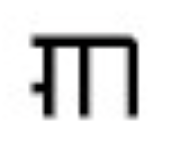
#> input picture data_set/train_img/img0.png, 175 x 150 px; its folder holds only this picture in this run
$ python main.py
#> lines starting #> are read from the running program, lines starting #| are printed output that depends on the picture; after the words box and inside, x2 and y2 are one past the last pixel; in counts of white or black regions, pixels touching at a corner belong together
### src/make_data_set.py
import os
import numpy as np
import pandas as pd
import cv2


def process_img(img):
    img = cv2.morphologyEx(img, cv2.MORPH_OPEN, np.ones((3, 3), np.uint8))
    threshed = threshing(img)
    after = resize_img(img.shape[0], img.shape[1], threshed)
    final_img = threshing(after)
    return final_img


def resize_img(height, width, img):
    left = width
    right = 0
    upper = height
    lower = 0
    for i in range(height):
        for j in range(width):
            if img[i][j] == 0:
                left = min(left, j)
                right = max(right, j)
                upper = min(upper, i)
                lower = max(lower, i)
    inner = img[upper:lower, left:right]
    return cv2.resize(inner, (8, 8), interpolation=cv2.INTER_AREA)


# [6 lines left out: function sub_data, not called in this run]


def threshing(img):
    ret = np.zeros_like(img)
    for i in range(img.shape[0]):
        for j in range(img.shape[1]):
            if img[i][j] > 122:
                ret[i][j] = 255
            else:
                ret[i][j] = 0
    return ret


# [35 lines left out: functions get_image_data, cons_data_set, not called in this run]

### src/construct_decision_tree.py
import pandas as pd
from math import log
import operator


# [99 lines left out: functions entropy, split_data_set, choose_best_feat, majority_count, create_tree, classify and 1 more, not called in this run]


def grab_tree(file_name):
    import pickle
    fr = open(file_name, 'rb')
    data = pickle.loads(fr.read())
    fr.close()
    return data


# [19 lines left out: function making_tree, not called in this run]

### src/main.py
import construct_decision_tree, make_data_set
import cv2
import tkinter as tk
from tkinter import filedialog


def get_feat_labels():
    lst = []
    for i in range(0, 64):
        lst.append('Row_'+str(i))
    return lst


def img2data(img):
    vec = []
    for i in range(img.shape[0]):
        for j in range(img.shape[1]):
            if img[i][j] == 255:
                vec.append('1')
            else:
                vec.append('0')
    return vec


def main():
    # make_data_set.cons_data_set()
    # construct_decision_tree.making_tree()
    root = tk.Tk()
    root.withdraw()
    f_path = filedialog.askopenfilename()
#> the answer given: ../data_set/train_img/img0.png
    img = cv2.imread(f_path, cv2.IMREAD_GRAYSCALE)
#> img: shape (150, 175); min 0, max 255, mean 221.3
    after = make_data_set.process_img(img)
#> after the loop in threshing, `for i in range(img.shape[0]):`:
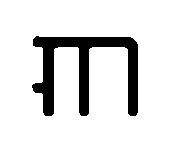
#> ret: shape (150, 175); 87.6% white; 1 black region, box (x1, y1, x2, y2) and area: (32, 36, 138, 116) 3258
#> in resize_img, `inner = img[upper:lower, left:right]`:
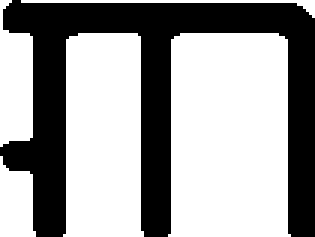
#> inner: shape (79, 105) (shown 3 times larger); 61.8% white; 1 black region, box (x1, y1, x2, y2) and area: (0, 0, 105, 79) 3170
    tree_model = construct_decision_tree.grab_tree('../model/tree.txt')
    res = construct_decision_tree.classify(tree_model, get_feat_labels(), img2data(after))
    print('识别结果为: ' + res)


if __name__ == '__main__':
#> (the run stopped early here; a loop or call above may not have finished)
